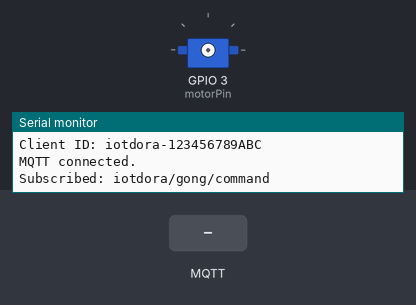
The sketch below on a simulated ESP32. On the bench: servo, the last lines printed to the serial monitor. The inputs (shaded band) are chosen by the test bench. WiFi joins after 1.5 s; servers stay silent unless stated; no MQTT or app messages arrive unless stated.

Above: at 3.2 s.
3.3 s: MQTT message "ON" arrives on the first subscribed topic
At 3.52 s:
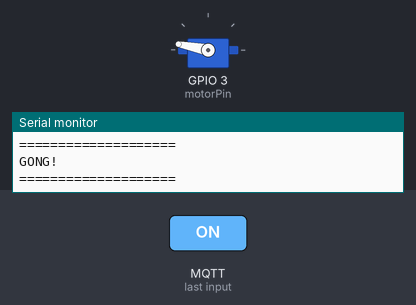
5.2 s: MQTT message "1" arrives on the first subscribed topic
6.7 s: MQTT message "on" arrives on the first subscribed topic
8.2 s: MQTT message "off" arrives on the first subscribed topic
Timing chart, 0 to 10.7 s (numbered marks = the images above; inputs shaded):
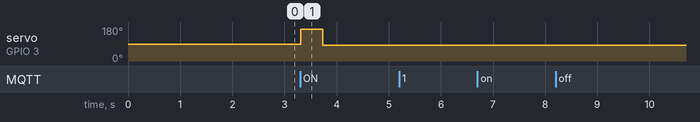

Measured:
- after the input at 3.3 s, servo on GPIO 3 (motorPin): 90° → 169° at once, → 84° 0.42 s later

The sketch:

iotdora_esp32.ino
```cpp
#include <WiFi.h>
#include <WiFiClientSecure.h>
#include <PubSubClient.h> //PubSubClient by Nick O'Leary
#include <ESP32Servo.h> //ESP32Servo by Kevin Harrington

// Wi-Fi設定
const char* WIFI_SSID = "xxxxxxxxxxxx";
const char* WIFI_PASSWORD = "xxxxxxxxxxxx";

// HiveMQ Cloud設定
const char* MQTT_HOST = "xxxxxxxxxxxxxx.s1.eu.hivemq.cloud";
const int MQTT_PORT = 8883;
const char* MQTT_USER = "iotdora";
const char* MQTT_PASSWORD = "xxxxxxxxxxxx";

// NAS側(フロントエンド構築)と同じTopic
const char* MQTT_TOPIC = "iotdora/gong/command";

// サーボ設定
const int motorPin = 3; // 3:ConnectorA, 4:ConnectorB
Servo myservo;

// サーボパルス幅
const int SERVO_MOVE_US = 2200;
const int SERVO_STOP_US = 1450;

// 銅鑼を叩くために回転させる時間
const int SERVO_MOVE_TIME_MS = 420;

// MQTT
WiFiClientSecure secureClient;
PubSubClient mqttClient(secureClient);

// MQTT再接続用
unsigned long lastMqttReconnectAttempt = 0;
const unsigned long MQTT_RECONNECT_INTERVAL = 5000;

// 銅鑼を鳴らす
void ringGong() {
  Serial.println();
  Serial.println("====================");
  Serial.println("GONG!");
  Serial.println("====================");

  // サーボ回転
  myservo.attach(motorPin,700,2300);
  delay(10);
  myservo.writeMicroseconds(SERVO_MOVE_US);
  delay(SERVO_MOVE_TIME_MS);

  // サーボ停止
  myservo.writeMicroseconds(SERVO_STOP_US);
  myservo.detach();
  delay(10);
  Serial.println("Servo stopped.");
}

// MQTTメッセージ受信
void mqttCallback(
  char* topic,
  byte* payload,
  unsigned int length
) {
  Serial.print("MQTT received");
  Serial.print("  Topic: ");
  Serial.println(topic);
  Serial.print("  Message: ");
  String message;
  for (unsigned int i = 0; i < length; i++) {
    char c = (char)payload[i];
    message += c;
    Serial.print(c);
  }
  Serial.println();

  // Topic確認
  if (String(topic) != MQTT_TOPIC) {
    Serial.println("Unknown topic.");
    return;
  }

  // ONなら銅鑼を鳴らす
  if (message == "ON") {
    Serial.println("GONG command received.");
    ringGong();
  } else {
    Serial.println("Unknown command.");
  }
}

// Wi-Fi接続
void connectWiFi() {
  Serial.println();
  Serial.print("Connecting to Wi-Fi: ");
  Serial.println(WIFI_SSID);
  WiFi.mode(WIFI_STA);
  WiFi.begin(
    WIFI_SSID,
    WIFI_PASSWORD
  );

  while (WiFi.status() != WL_CONNECTED) {
    delay(500);
    Serial.print(".");
  }

  Serial.println();
  Serial.println("Wi-Fi connected.");
  Serial.print("IP address: ");
  Serial.println(
    WiFi.localIP()
  );
}

// MQTT接続
bool connectMQTT() {
  if (WiFi.status() != WL_CONNECTED) {
    return false;
  }

  Serial.println();
  Serial.println("Connecting to HiveMQ Cloud...");

  // ESP32ごとに異なるClient IDを作る
  uint64_t chipId =
    ESP.getEfuseMac();

  char clientId[40];

  snprintf(
    clientId,
    sizeof(clientId),
    "iotdora-%04X%08X",
    (uint16_t)(chipId >> 32),
    (uint32_t)chipId
  );

  Serial.print("Client ID: ");
  Serial.println(clientId);

  // HiveMQへ接続
  if (
    mqttClient.connect(
      clientId,
      MQTT_USER,
      MQTT_PASSWORD
    )
  ) {
    Serial.println("MQTT connected.");

    // 銅鑼TopicをSubscribe
    if (
      mqttClient.subscribe(
        MQTT_TOPIC,
        1
      )
    ) {
      Serial.print("Subscribed: ");
      Serial.println(MQTT_TOPIC);
    } else {
      Serial.println(
        "Subscribe failed."
      );
    }
    return true;
  }

  Serial.print(
    "MQTT connection failed. state="
  );
  Serial.println(
    mqttClient.state()
  );
  return false;
}

// setup
void setup() {
  Serial.begin(115200);
  delay(500);
  Serial.println();
  Serial.println("==========================");
  Serial.println(" IoT Dora ESP32");
  Serial.println("==========================");

  // 起動直後は必ずサーボ停止
  myservo.detach();
  delay(10);

  Serial.println(
    "Servo initialized."
  );

  // Wi-Fi接続
  connectWiFi();

  // TLS
  // TLS暗号化は使うがサーバー証明書の検証は省略
  secureClient.setInsecure();

  // MQTT設定
  mqttClient.setServer(
    MQTT_HOST,
    MQTT_PORT
  );
  mqttClient.setCallback(
    mqttCallback
  );

  // 最初のMQTT接続
  connectMQTT();
}

// loop
void loop() {
  // Wi-Fiが切れた場合
  if (WiFi.status() != WL_CONNECTED) {
    Serial.println(
      "Wi-Fi disconnected."
    );
    connectWiFi();
  }

  // MQTT再接続
  if (!mqttClient.connected()) {
    unsigned long now =
      millis();
    if (
      now -
      lastMqttReconnectAttempt
      >= MQTT_RECONNECT_INTERVAL
    ) {
      lastMqttReconnectAttempt =
        now;
      connectMQTT();
    }
  } else {

    // MQTT通信維持
    mqttClient.loop();
  }
}
```
